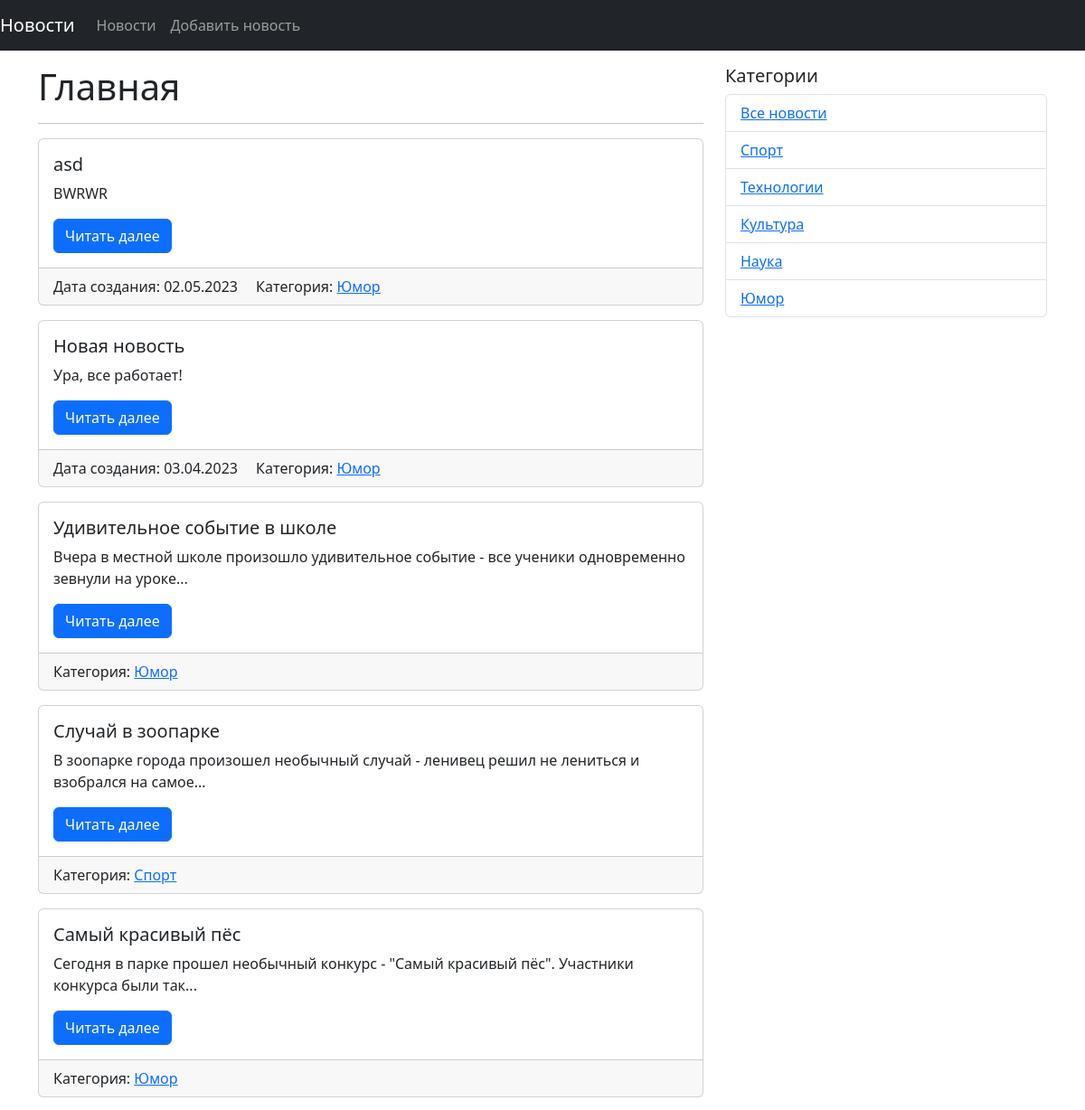
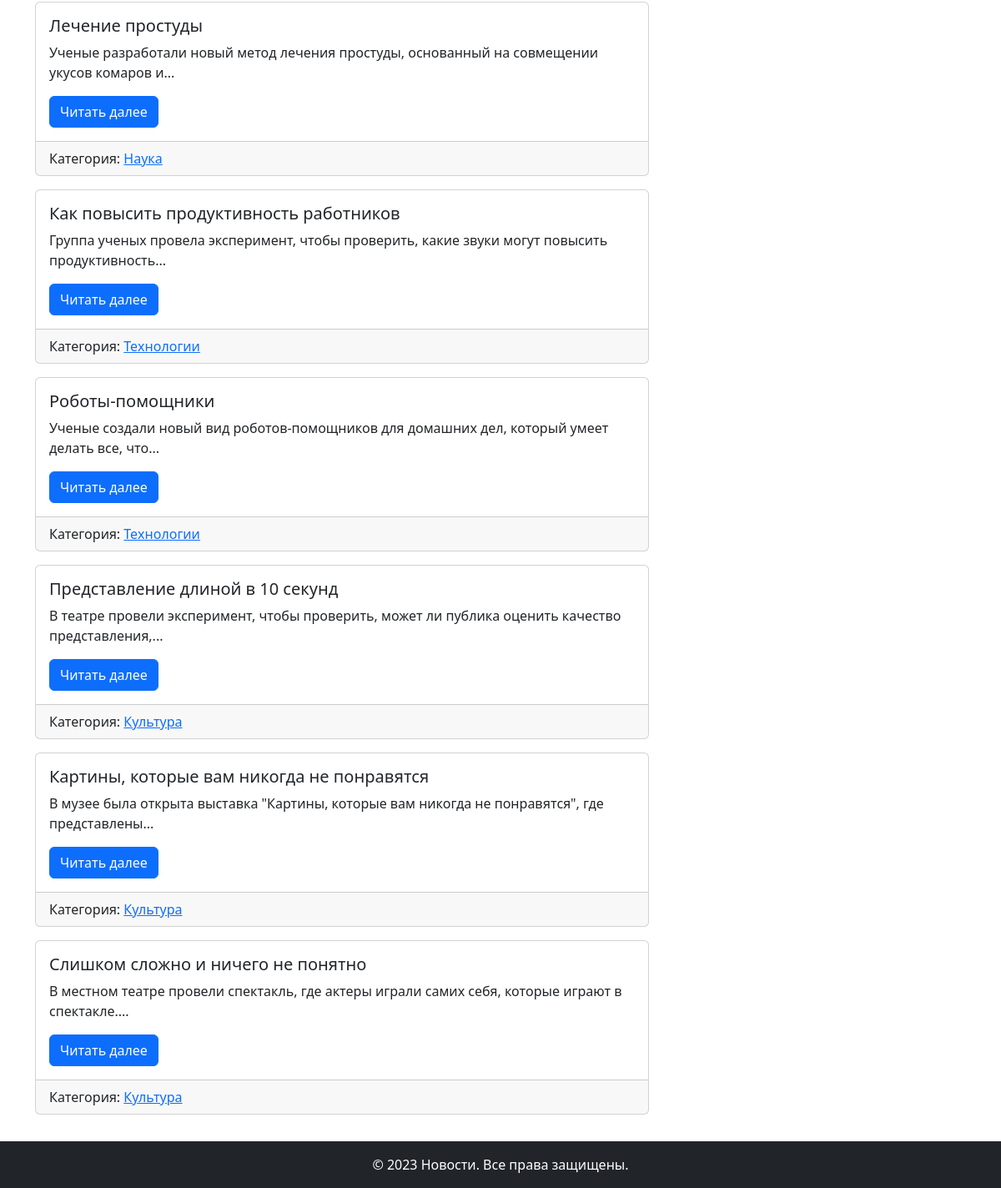
The page / on the database its author committed (2 pictures, top to bottom).
### models.py (models this page shows, shortened)
class News(db.Model):
    id = db.Column(db.Integer, primary_key=True)
    title = db.Column(db.String(255), unique=True, nullable=False)
    text = db.Column(db.Text, nullable=False)
    created_date = db.Column(db.DateTime, default=datetime.utcnow)
    category_id = db.Column(db.Integer, db.ForeignKey('category.id'), nullable=True)
    category = db.relationship('Category', back_populates='news')

class Category(db.Model):
    id = db.Column(db.Integer, primary_key=True)
    title = db.Column(db.String(255), nullable=False)
    news = db.relationship('News', back_populates='category')

### views.py (the view)
@app.route('/')
def index():
    news_list = News.query.order_by(News.created_date).all()
    categories = Category.query.all()
    return render_template('index.html',
                           news=news_list[::-1],
                           categories=categories)

### templates/index.html (shortened to what this page needs)
{% extends "base.html" %}
{% block content %}
  <h1>Главная</h1>
  <hr>
  {% for news in news %}
  <div class="card mb-3">
    <div class="card-body">
      <h5 class="card-title">{{ news.title }}</h5>
      <p class="card-text">{{ news.text|truncate(100) }}</p>
      <a href="{{ url_for('news_detail', id=news.id) }}" class="btn btn-primary">Читать далее</a>
    </div>
    <div class="card-footer">
      {% if news.created_date %}
        <span class="card-link">Дата создания: {{ news.created_date.strftime('%d.%m.%Y') }}</span>
      {% endif %}
      {% if news.category %}
        <span class="card-link">Категория: <a href="{{ url_for('news_in_category', id=news.category.id) }}">{{ news.category.title }}</a></span>
      {% endif %}
    </div>
  </div>
  {% else %}
  <p class="card-text">Новостей пока нет!</p>
  {% endfor %}
{% endblock content %}

### templates/side_navigation.html
<div class="col-md-4">
  <h5>Категории</h5>
  <ul class="list-group">
    <li class="list-group-item"><a href="{{ url_for('index') }}">Все новости</a></li>
    {% for category in categories %}
      <li class="list-group-item"><a href="{{ url_for('news_in_category', id=category.id) }}">{{ category.title }}</a></li>
    {% endfor %}
  </ul>
</div>

### rows shown on the page
News: title "asd", text "BWRWR", created_date "02.05.2023", category "Юмор"
News: title "Новая новость", text "Ура, все работает!", created_date "03.04.2023", category "Юмор"
News: title "Удивительное событие в школе", text "Вчера в местной школе произошло удивительное событие - все ученики одновременно зевнули на уроке...", category "Юмор"
News: title "Случай в зоопарке", text "В зоопарке города произошел необычный случай - ленивец решил не лениться и взобрался на самое...", category "Спорт"
News: title "Самый красивый пёс", text "Сегодня в парке прошел необычный конкурс - \"Самый красивый пёс\". Участники конкурса были так...", category "Юмор"
News: title "Лечение простуды", text "Ученые разработали новый метод лечения простуды, основанный на совмещении укусов комаров и...", category "Наука"
News: title "Как повысить продуктивность работников", text "Группа ученых провела эксперимент, чтобы проверить, какие звуки могут повысить продуктивность...", category "Технологии"
News: title "Роботы-помощники", text "Ученые создали новый вид роботов-помощников для домашних дел, который умеет делать все, что...", category "Технологии"
News: title "Представление длиной в 10 секунд", text "В театре провели эксперимент, чтобы проверить, может ли публика оценить качество представления,...", category "Культура"
News: title "Картины, которые вам никогда не понравятся", text "В музее была открыта выставка \"Картины, которые вам никогда не понравятся\", где представлены...", category "Культура"
News: title "Слишком сложно и ничего не понятно", text "В местном театре провели спектакль, где актеры играли самих себя, которые играют в спектакле....", category "Культура"
Category: title "Спорт"
Category: title "Технологии"
Category: title "Культура"
Category: title "Наука"
Category: title "Юмор"
